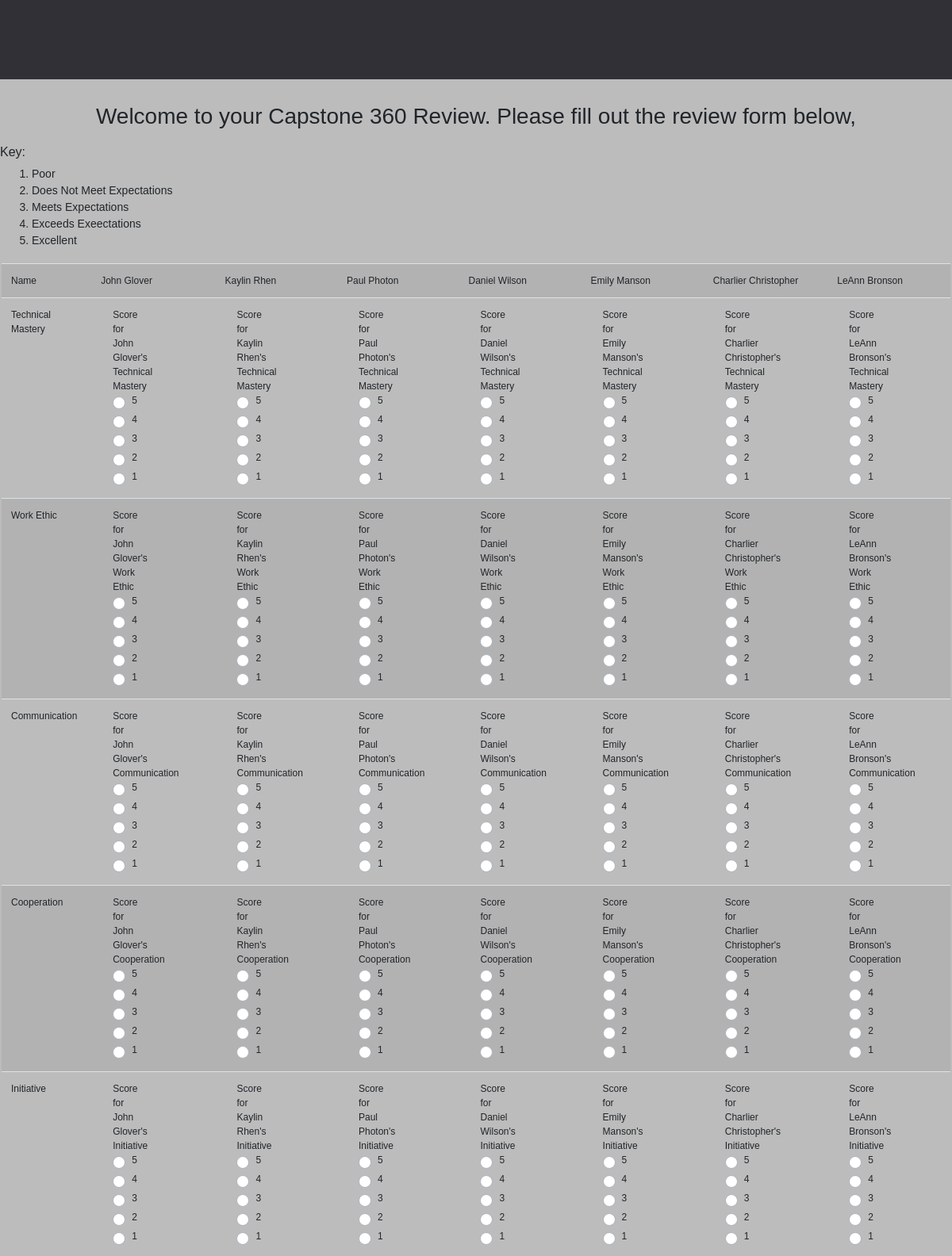
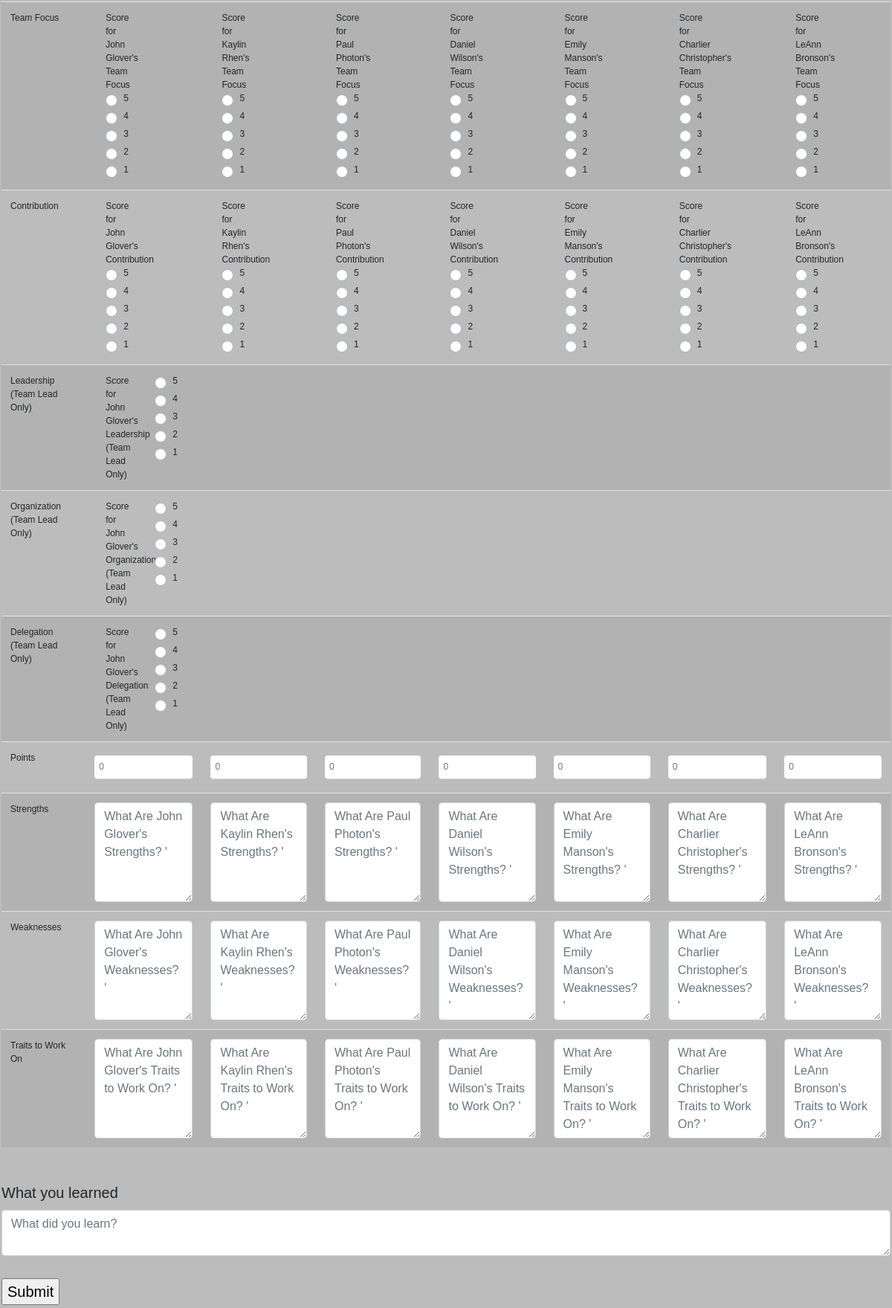
/review/, run on the app's committed database (2 pictures, top to bottom).
### gbmodel/model_sqlalchemy.py (models this page shows, shortened)
class students(db.Model):
    __table__ = db.Model.metadata.tables['students']

### form.py (the view, shortened to what this page needs)
class review(MethodView):
    human_fields = ['Name',
                    'Technical Mastery',
                    'Work Ethic',
                    'Communication',
                    'Cooperation',
                    'Initiative',
                    'Team Focus',
                    'Contribution',
                    'Leadership (Team Lead Only)',
                    'Organization (Team Lead Only)',
                    'Delegation (Team Lead Only)',
                    'Points',
                    'Strengths',
                    'Weaknesses',
                    'Traits to Work On']
    code_fields = ['name',
                   'tech_mast',
                   'work_ethic',
                   'comm',
                   'coop',
                   'init',
                   'team_focus',
                   'contr',
                   'lead',
                   'org',
                   'dlg',
                   'points',
                   'str',
                   'wkn',
                   'traits']
    def get_id(self):
        sdt_id = "0"
        return sdt_id
    def get_tid(self):
        tid = 0
        try:
            students = gbmodel.students()
            sdt = students.query.filter_by(id=self.get_id()).first()
        except SQLAlchemyError:
            self.display_error('student look up error - tid')
        tid = sdt.tid
        if tid is None:
            self.display_error('No user tid found in database')
        return tid
    def get_state(self):
        try:
            students = gbmodel.students()
            sdt = students.query.filter_by(id=self.get_id()).first()
        except SQLAlchemyError:
            print('Student Look Up Error - Get State')
            return 'Error'
        if sdt is None:
            print('Student Was None in Get State')
            return 'Error'
        return sdt.active
    def confirm_user(self):
        state = self.get_state()
        if state == 'Error':
            return False
        try:
            students = gbmodel.students()
            sdt = students.query.filter_by(id=self.get_id()).first()
        except SQLAlchemyError:
            self.display_error('student look up error when confirming user')
        if sdt is None:
            return False
        done = 0
        if state == 'midterm':
            done = sdt.midterm_done
        elif state == 'final':
            done = sdt.final_done
        else:
            return False
        if done == 1:
            return False
        return True
    def get(self):
        test_user = self.confirm_user()
        if test_user is False:
            return render_template('review.html',
                                   mems=None,
                                   state=None,
                                   input_error=None,
                                   fatal_error='You have no open reviews.')
        tid = self.get_tid()
        try:
            mems = gbmodel.db_session.query(gbmodel.students).filter_by(tid=tid).distinct()
        except SQLAlchemyError:
            return render_template('review.html',
                                   mems=None,
                                   state=None,
                                   input_error=None,
                                   fatal_error='There was an error while retrieving user team members.')
        state = self.get_state()
        if state == 'Error':
            return render_template('review.html',
                                   mems=None,
                                   state=None,
                                   input_error=None,
                                   fatal_error='There was an error while retrieving user information.')
        return render_template('review.html',
                               mems=mems,
                               state=state,
                               human_fields=self.human_fields,
                               code_fields=self.code_fields,
                               input_error=None,
                               fatal_error=None)

### templates/review.html (shortened to what this page needs)
{% extends "layout.html" %}
{% block content %}
<br>
<br>
<br>
<br>
{% if fatal_error %}
{{ fatal_error }}
{% else %}
<h3>Welcome to your Capstone 360 Review. Please fill out the review form below, {{name}}</h3>
<h4 style="font-size:16px">Key:</h4>
<ol style="font-size: 14px">
    <li>Poor</li>
    <li>Does Not Meet Expectations</li>
    <li>Meets Expectations</li>
    <li>Exceeds Exeectations</li>
    <li>Excellent</li>
</ol>
<section class="content">
    <form method="post">
        <div class="table-responsive" style="width: 100%; overflow-x:auto; overflow-y:auto">
            <table class="table table-striped" style="font-size: 12px">
                {% for i in range(15)%}
                <tr>
                    <td>{{human_fields[i]}}</td>
                    {% for mem in mems %}
                    {% if i == 0 %}
                    <td>{{mem['name']}}</td>
                    {% elif i < 8 %}
                    <td>
                        <div class="container">
                            <div class="row">
                                <div class="col-4">
                                    Score for {{mem['name']}}'s {{human_fields[i]}}
                                </div>
                                <div class="col-2">
                                </div>
                                <div class="col-6">
                                    {% for j in range(5) %}
                                    <div class="custom-control custom-radio">
                                        <label class="custom-control-label"
                                            for="{{code_fields[i]}}{{5 - j}}_{{mem['id']}}">{{5-j}}</label>
                                    </div>
                                    {% endfor %}
                                </div>
                            </div>
                        </div>
                    </td>
                    {% elif i < 11 %}
                    <td>
                        <div class="container">
                            <div class="row">
                                <div class="col-6">
                                    {% if mem['is_lead'] == 1 %}
                                    Score for {{mem['name']}}'s {{human_fields[i]}}
                                    {% endif %}
                                </div>
                                <div class="col-6">
                                    {% for j in range(5) %}
                                    {% if mem['is_lead'] == 1 %}
                                    <div class="custom-control custom-radio">
                                        <label class="custom-control-label"
                                            for="{{code_fields[i]}}{{5 - j}}_{{mem['id']}}">{{5-j}}</label>
                                    </div>
                                    {% endif %}
                                    {% endfor %}
                                </div>
                            </div>
                        </div>
                    </td>
                    {% elif i < 12 %}
                    <td>
                        <input type="text" placeholder="0" class="form-control" name="{{code_fields[i]}}_{{mem['id']}}"
                            id="{{code_fields[i]}}_{{mem['id']}}" required>
                    </td>
                    {% else %}
                    <td>
                        <textarea placeholder="What Are {{mem['name']}}'s {{human_fields[i]}}? '" class="form-control"
                            name="{{code_fields[i]}}_{{mem['id']}}" id="{{code_fields[i]}}_{{mem['id']}}" rows="5"
                            required></textarea>
                    </td>
                    {% endif %}
                    {% endfor %}
                </tr>
                {% endfor %}
            </table>
        </div>
        <br>
        <label for="learned">What you learned</label>
        <textarea placeholder="What did you learn?" class="form-control" name="learned" id="learned" required></textarea>
        <br>
        <input type="submit" value="Submit">
    </form>
</section>
{% endif %}
{% endblock %}

### templates/layout.html (shortened to what this page needs)
<!doctype html>
<html>
<link rel="stylesheet" href="https://stackpath.bootstrapcdn.com/bootstrap/4.3.1/css/bootstrap.min.css"
>
<link rel=stylesheet type=text/css href="{{ url_for('static', filename='CSS/style.css') }}">
<div class=page>
    <div class="row header">
    </div>
    <div class="layout-container">
        {% block content %}{% endblock %}
    </div>
</div>
</html>

### static/CSS/style.css (style rules this page uses)
h3 { text-align: center; width: 100%; padding: 10px 50px; }
.row.header { margin-left: 0; z-index: 9999; }
form { margin:.1em auto; padding:.1em; width: 100%; border: 1px }
input[type=text] { margin: .5em 0; padding: .5em; font-size: 12px; color: #777; width: 100%; border-top:0; border-right:0; border-left: 0; }
.header { height: 100px; position:fixed; top:0; width:100vw; background-color:#313036; display: flex; align-items: center; }
@media (min-width: 576px) { .container { max-width: 100%; } }

### data on the page
students: name "John Glover", human_fields "Technical Mastery", value "5" "4" "3" "2" "1" "5" "4" "3" "2" "1" "5" "4" "3" "2" "1" "5" "4" "3" "2" "1" "5" "4" "3" "2" "1" "5" "4" "3" "2" "1" "5" "4" "3" "2" "1", human_fields "Work Ethic", human_fields "Communication", human_fields "Cooperation", human_fields "Initiative", human_fields "Team Focus", human_fields "Contribution", human_fields "Leadership (Team Lead Only)", value "5" "4" "3" "2" "1" "5" "4" "3" "2" "1" "5" "4" "3" "2" "1", human_fields "Organization (Team Lead Only)", human_fields "Delegation (Team Lead Only)", id "0", name "What Are John Glover's Strengths? '", name "What Are John Glover's Weaknesses? '", name "What Are John Glover's Traits to Work On? '"
students: name "Kaylin Rhen", human_fields "Technical Mastery", value "5" "4" "3" "2" "1" "5" "4" "3" "2" "1" "5" "4" "3" "2" "1" "5" "4" "3" "2" "1" "5" "4" "3" "2" "1" "5" "4" "3" "2" "1" "5" "4" "3" "2" "1", human_fields "Work Ethic", human_fields "Communication", human_fields "Cooperation", human_fields "Initiative", human_fields "Team Focus", human_fields "Contribution", name "What Are Kaylin Rhen's Strengths? '", name "What Are Kaylin Rhen's Weaknesses? '", name "What Are Kaylin Rhen's Traits to Work On? '"
students: name "Paul Photon", human_fields "Technical Mastery", value "5" "4" "3" "2" "1" "5" "4" "3" "2" "1" "5" "4" "3" "2" "1" "5" "4" "3" "2" "1" "5" "4" "3" "2" "1" "5" "4" "3" "2" "1" "5" "4" "3" "2" "1", human_fields "Work Ethic", human_fields "Communication", human_fields "Cooperation", human_fields "Initiative", human_fields "Team Focus", human_fields "Contribution", name "What Are Paul Photon's Strengths? '", name "What Are Paul Photon's Weaknesses? '", name "What Are Paul Photon's Traits to Work On? '"
students: name "Daniel Wilson", human_fields "Technical Mastery", value "5" "4" "3" "2" "1" "5" "4" "3" "2" "1" "5" "4" "3" "2" "1" "5" "4" "3" "2" "1" "5" "4" "3" "2" "1" "5" "4" "3" "2" "1" "5" "4" "3" "2" "1", human_fields "Work Ethic", human_fields "Communication", human_fields "Cooperation", human_fields "Initiative", human_fields "Team Focus", human_fields "Contribution", name "What Are Daniel Wilson's Strengths? '", name "What Are Daniel Wilson's Weaknesses? '", name "What Are Daniel Wilson's Traits to Work On? '"
students: name "Emily Manson", human_fields "Technical Mastery", value "5" "4" "3" "2" "1" "5" "4" "3" "2" "1" "5" "4" "3" "2" "1" "5" "4" "3" "2" "1" "5" "4" "3" "2" "1" "5" "4" "3" "2" "1" "5" "4" "3" "2" "1", human_fields "Work Ethic", human_fields "Communication", human_fields "Cooperation", human_fields "Initiative", human_fields "Team Focus", human_fields "Contribution", name "What Are Emily Manson's Strengths? '", name "What Are Emily Manson's Weaknesses? '", name "What Are Emily Manson's Traits to Work On? '"
students: name "Charlier Christopher", human_fields "Technical Mastery", value "5" "4" "3" "2" "1" "5" "4" "3" "2" "1" "5" "4" "3" "2" "1" "5" "4" "3" "2" "1" "5" "4" "3" "2" "1" "5" "4" "3" "2" "1" "5" "4" "3" "2" "1", human_fields "Work Ethic", human_fields "Communication", human_fields "Cooperation", human_fields "Initiative", human_fields "Team Focus", human_fields "Contribution", name "What Are Charlier Christopher's Strengths? '", name "What Are Charlier Christopher's Weaknesses? '", name "What Are Charlier Christopher's Traits to Work On? '"
students: name "LeAnn Bronson", human_fields "Technical Mastery", value "5" "4" "3" "2" "1" "5" "4" "3" "2" "1" "5" "4" "3" "2" "1" "5" "4" "3" "2" "1" "5" "4" "3" "2" "1" "5" "4" "3" "2" "1" "5" "4" "3" "2" "1", human_fields "Work Ethic", human_fields "Communication", human_fields "Cooperation", human_fields "Initiative", human_fields "Team Focus", human_fields "Contribution", name "What Are LeAnn Bronson's Strengths? '", name "What Are LeAnn Bronson's Weaknesses? '", name "What Are LeAnn Bronson's Traits to Work On? '"

### other printed values
{{ human_fields[i] }} "Name" "Technical Mastery" "Work Ethic" "Communication" "Cooperation" "Initiative" "Team Focus" "Contribution" "Leadership (Team Lead Only)" "Organization (Team Lead Only)" "Delegation (Team Lead Only)" "Points" "Strengths" "Weaknesses" "Traits to Work On"
